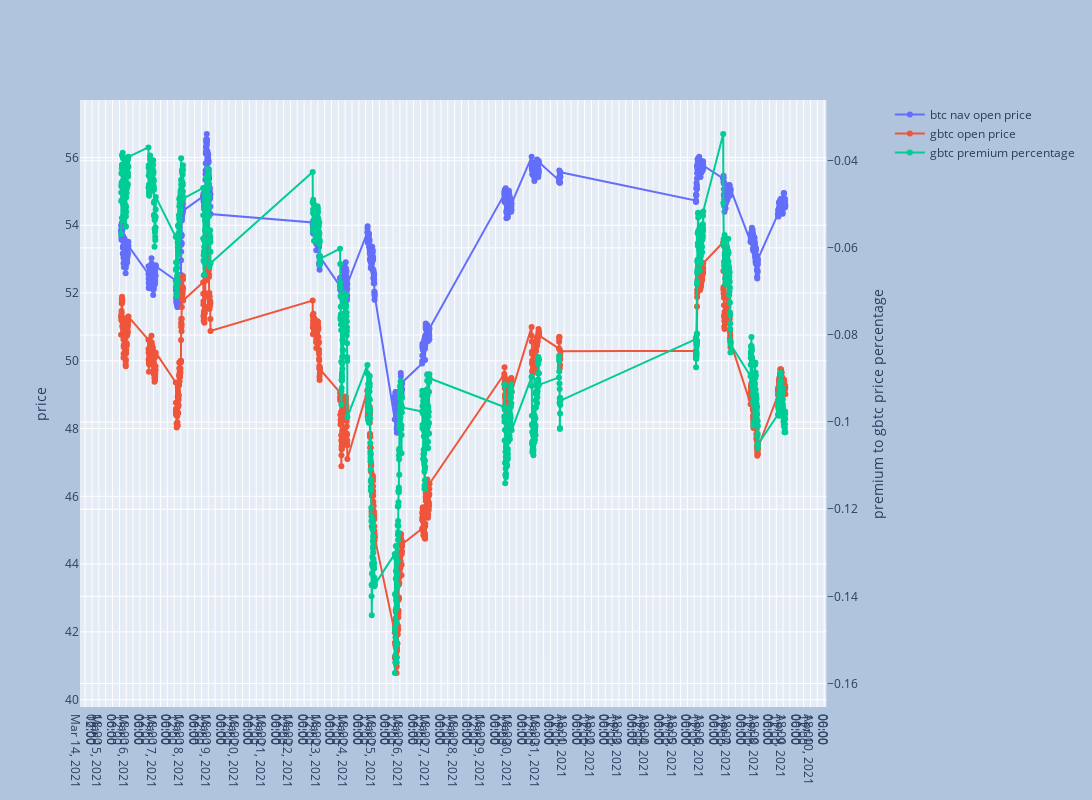

The notebook cell saved with this chart:
### Code cell
plot_price_chart(df_5min_only_marketopen, chart_width=6000, nticks=300)

### Figure 1 — Plotly figure (JSON) as saved in the notebook; plotly's stock layout.template omitted (floating-point values rounded to 4 significant figures; data arrays with more than 128 entries replaced by an {"elided": "..."} marker saying what was removed)
{"data": [{"mode": "lines+markers", "name": "btc nav open price", "type": "scatter", "x": {"elided": "1186 str values"}, "xaxis": "x", "y": {"elided": "1186 float values"}, "yaxis": "y"}, {"mode": "lines+markers", "name": "gbtc open price", "type": "scatter", "x": {"elided": "1186 str values"}, "xaxis": "x", "y": {"elided": "1186 float values"}, "yaxis": "y"}, {"mode": "lines+markers", "name": "gbtc premium percentage", "type": "scatter", "x": {"elided": "1186 str values"}, "xaxis": "x", "y": {"elided": "1186 float values"}, "yaxis": "y2"}], "layout": {"autosize": false, "height": 800, "paper_bgcolor": "LightSteelBlue", "width": 5000, "xaxis": {"anchor": "y", "domain": [0, 0.94], "nticks": 200}, "yaxis": {"anchor": "x", "domain": [0, 1], "title": {"text": "price"}}, "yaxis2": {"anchor": "x", "overlaying": "y", "side": "right", "title": {"text": "premium to gbtc price percentage"}}}}
